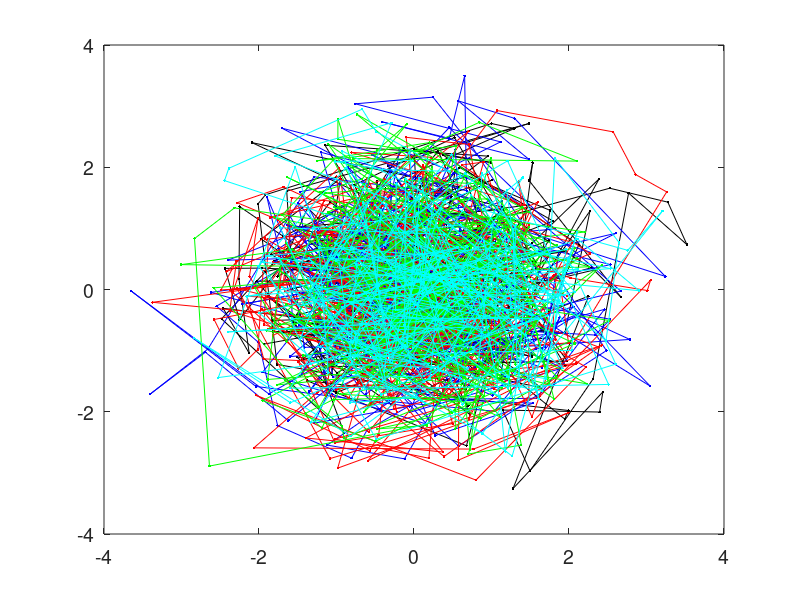
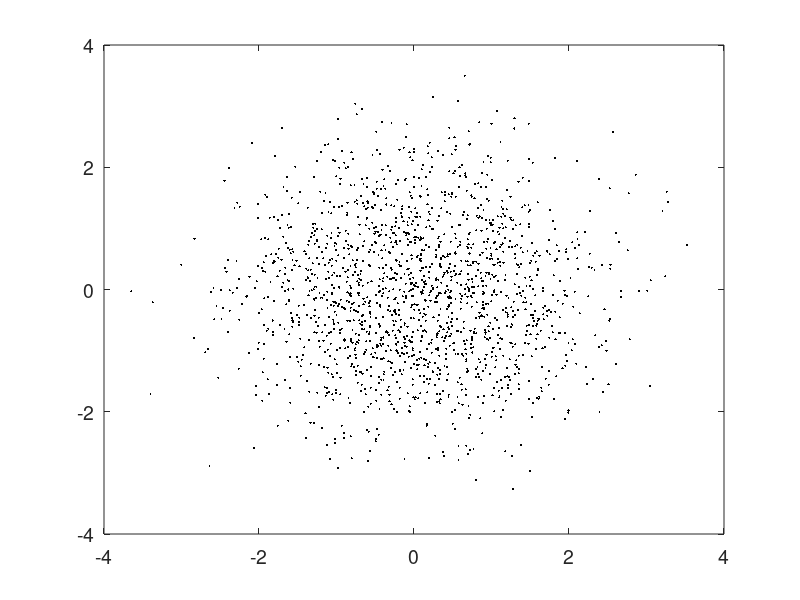

Reproduce these figures in MATLAB, in order.
%% metropolis algorithm
% bayesian data analysis by Gelman et al
% page 289-290
% example: approximating bivariate normal density


clear, clc, close all

A=[]; % accepted samples
Rj=[];  % rejected samples
chain=[];
chainnumber=5; % specify chain number
samplingnumber=1000; % specify sampling number

mu = [0 0]; % unit normal hence mean is zero
C = eye(2); % covarinace matrix is identity matrix
R = chol(C); % *cholesky decomposition of the covariance matrix
npar=length(mu);
covscale=2.4 / sqrt(npar); % this is very important tuning parameter of the jumping distribution function!

%%step 1 draw a starting point from a starting distribution for each chain. (prior
%%distribution assumed bivariate normal )

x0= mvnrnd(mu,C,chainnumber) ;
%x0= lhsnorm(mu,I,chainnumber) ; this would do the job also

%step 2: perform sampling
for j=1:chainnumber
    x=x0(j,:);
    for i=1:samplingnumber
        %2.1 sample a proposal from jumping distribution (or a proposal
        %distribution), proposal sample:xp for each chain
        
        u = randn(1,npar);  % draw a random number for each chain
        dx=u*R*covscale; % incremental walk
        xp=x+dx; % new trial position
        %xp=mvnrnd(x,covscale^2.*C); % the jumping distribution is q(theta|theta_prev)=N(theta|xp,0.2^2*I)
        
        %2.2 calculate the metropolis ratio:
        r= mvnpdf(xp,mu,C) ./ mvnpdf(x,mu,C);
        ratio(i,:)=r';
        
        %2.3 reject/accept new sample
        if min(r,1) > random('unif',0,1) % probability min(r,1)
            x=xp ;
            A=[A; x];  % update the accepted samples
        else
            x=x;
            Rj=[Rj; x] ; % update the rejection samples
            
        end
        
        chain(j,i,:)=x;
    end
end

disp(['acceptance ratio = ',num2str(length(A)/(length(A)+length(Rj)))])
% plot the chains separately
figure(1)
plot(chain(1,:,1),chain(1,:,2),'.-k')
hold on
plot(chain(2,:,1),chain(2,:,2),'.-b')
hold on
plot(chain(3,:,1),chain(3,:,2),'.-r')
hold on
plot(chain(4,:,1),chain(4,:,2),'.-g')
hold on
plot(chain(5,:,1),chain(5,:,2),'.-c')

% plot them as a clound of data
set(gca,'FontSize',14)
figure(2)
plot(chain(1,:,1),chain(1,:,2),'.k','MarkerSize',5)
hold on
plot(chain(2,:,1),chain(2,:,2),'.k','MarkerSize',5)
hold on
plot(chain(3,:,1),chain(3,:,2),'.k','MarkerSize',5)
hold on
plot(chain(4,:,1),chain(4,:,2),'.k','MarkerSize',5)
hold on
plot(chain(5,:,1),chain(5,:,2),'.k','MarkerSize',5)

set(gca,'FontSize',14)
saveas(1,'fig1','tif')
saveas(2,'fig2','tif')
